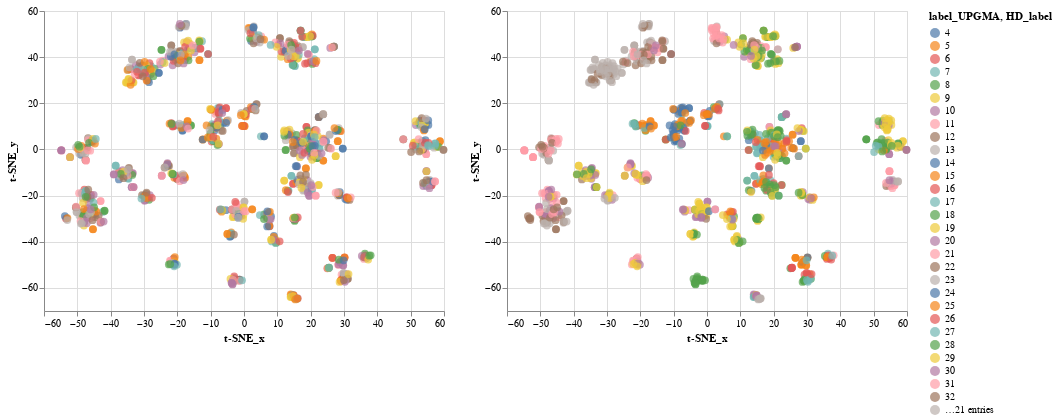

Write notebook code for a chart like this one.
### Code cell
chart | chart2

### Figure 1 — Vega-Lite specification as saved in the notebook (floating-point values rounded to 4 significant figures; data arrays with more than 128 entries replaced by an {"elided": "..."} marker saying what was removed)
{"config": {"view": {"continuousWidth": 400, "continuousHeight": 300}}, "hconcat": [{"mark": {"type": "circle", "size": 60}, "encoding": {"color": {"type": "nominal", "field": "label_UPGMA"}, "x": {"type": "quantitative", "field": "tsne_x", "title": "t-SNE_x"}, "y": {"type": "quantitative", "field": "tsne_y", "title": "t-SNE_y"}}}, {"mark": {"type": "circle", "size": 60}, "encoding": {"color": {"type": "nominal", "field": "HD_label"}, "x": {"type": "quantitative", "field": "tsne_x", "title": "t-SNE_x"}, "y": {"type": "quantitative", "field": "tsne_y", "title": "t-SNE_y"}}}], "data": {"name": "data-dc5be8e1818e4a3fa9e570d3191d4c5e"}, "$schema": "https://vega.github.io/schema/vega-lite/v4.8.1.json", "datasets": {"data-dc5be8e1818e4a3fa9e570d3191d4c5e": {"elided": "1147 records"}}}
